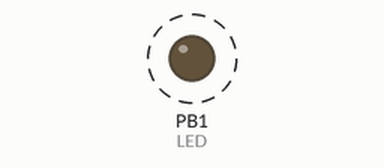
Recording of a sketch running on a simulated ATtiny85, built with avr-gcc and run on an emulated ATtiny85. Shown: output pins drawn as LEDs (lit = HIGH). Dashed ring = blinking.

Above: at 0.12 s.
Timing chart, 0 to 3.0 s (numbered marks = the images above):
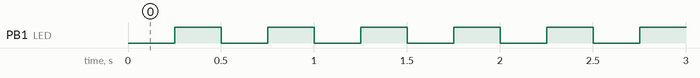

Measured:
- by itself, PB1 (LED): alternates HIGH for 0.25 s and LOW for 0.25 s

The sketch:

02-blinky2.ino
```cpp
// This differs from 01-blinky in that it toggles the state of the pin on each iteration.
// It runs faster (2Hz) so you can tell it's different from 01-blinky.
#define PERIOD  500
#define LED     1

void setup() {
  pinMode(LED, OUTPUT);
  // Set initial pin state:
  digitalWrite(LED, LOW);
}

void loop() {
  delay(PERIOD/2);
  // Toggle pin state:
  digitalWrite(LED, !digitalRead(LED));
  //NOTE: I tried `~digitalRead(LED)` (i.e. complement of read value)
  // but this is not how digitalRead() and digitalWrite() are designed to be used.
}
```
